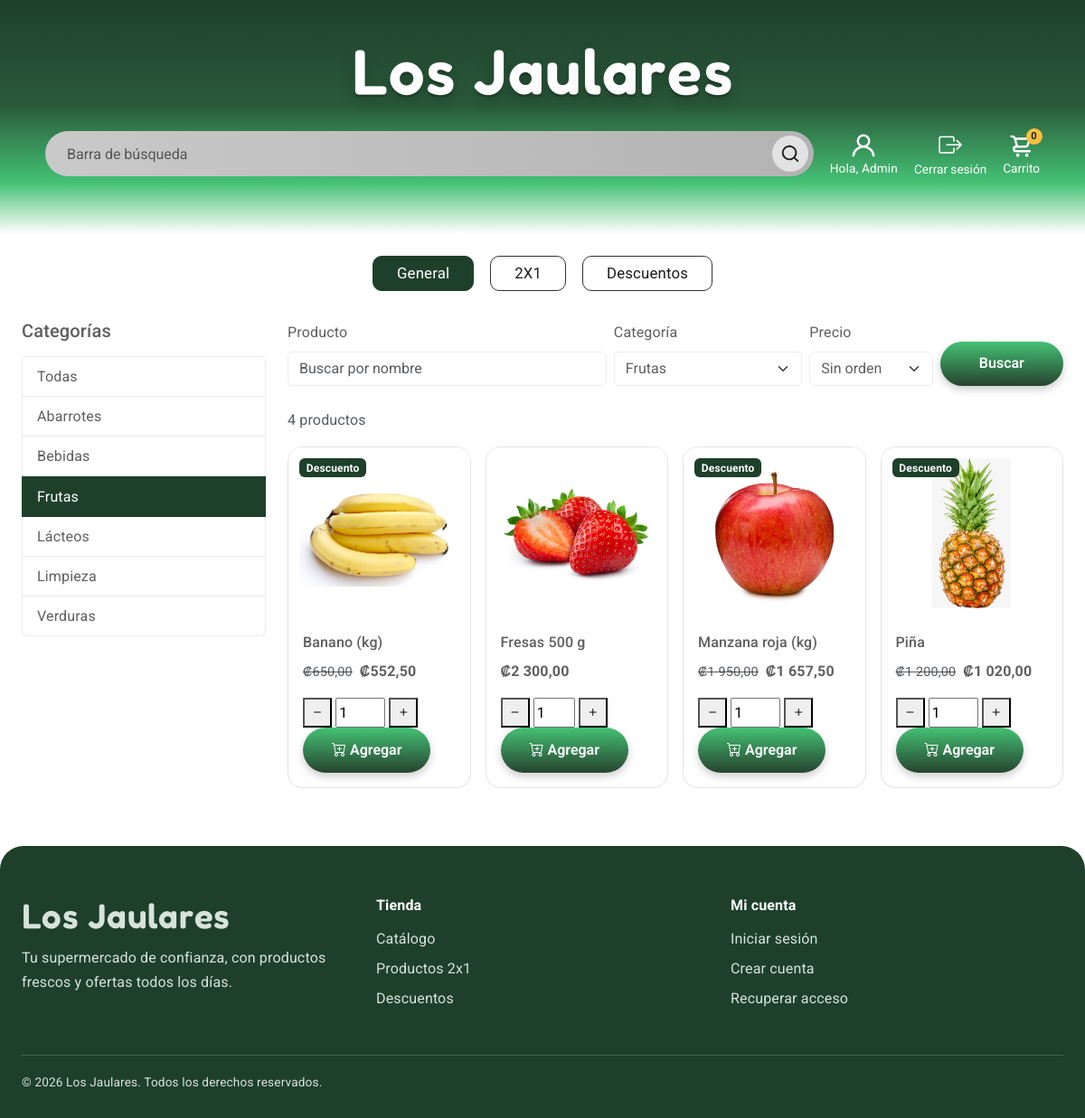
/View/Catalogo/catalogo.php?categoria=1 (signed in), run on the app's committed database.
### tables this page shows
CREATE TABLE categorias (
    id_categoria INT AUTO_INCREMENT PRIMARY KEY,
    nombre       VARCHAR(80)  NOT NULL,
    descripcion  VARCHAR(255) NULL,
    activo       TINYINT(1)   NOT NULL DEFAULT 1,
    CONSTRAINT uq_categorias_nombre UNIQUE (nombre)
);

CREATE TABLE productos (
    id_producto  INT AUTO_INCREMENT PRIMARY KEY,
    id_categoria INT           NOT NULL,
    nombre       VARCHAR(120)  NOT NULL,
    descripcion  TEXT          NULL,
    precio       DECIMAL(10,2) NOT NULL,
    imagen       VARCHAR(255)  NULL,    
    activo       TINYINT(1)    NOT NULL DEFAULT 1,
    CONSTRAINT fk_productos_categoria FOREIGN KEY (id_categoria)
        REFERENCES categorias(id_categoria),
    CONSTRAINT ck_productos_precio CHECK (precio > 0)
);

### View/Catalogo/catalogo.php (the view, shortened to what the rows shown need)
<?php
include_once __DIR__ . '/../layoutInterno.php';
include_once __DIR__ . '/../../Controller/CatalogoController.php';
$categorias = ConsultarCategoriasCatalogo();
$productos = ConsultarProductosCatalogo();
$idCategoria = (int) ($_GET['categoria'] ?? 0);
?>
<!DOCTYPE html>
<html lang="es">
  <?php IncludeCSS('Catálogo'); ?>
  <body>
    <?php MostrarHeader(); ?>
    <main class="container-fluid py-4">
      <div class="row g-4">
        <aside class="col-lg-3">
          <h2 class="h5 mb-3">Categorías</h2>
          <div class="list-group lista-categorias">
            <a href="catalogo.php" class="list-group-item list-group-item-action<?php echo $idCategoria == 0 ? ' active' : ''; ?>">Todas</a>
            <?php foreach ($categorias as $categoria) { ?>
              <a href="catalogo.php?categoria=<?php echo (int) $categoria['id_categoria']; ?>"
                 class="list-group-item list-group-item-action<?php echo $idCategoria == $categoria['id_categoria'] ? ' active' : ''; ?>">
                <?php echo Texto($categoria['nombre']); ?>
              </a>
            <?php } ?>
          </div>
        </aside>
        <section class="col-lg-9">
          <?php if (count($productos) == 0) { ?>
            <div class="alert alert-warning" role="alert">No se encontraron productos</div>
          <?php } else { ?>
            <div class="row row-cols-2 row-cols-md-3 row-cols-xl-4 g-3">
              <?php foreach ($productos as $producto) { ?>
                <div class="col">
                  <?php MostrarTarjetaProducto($producto); ?>
                </div>
              <?php } ?>
            </div>
          <?php } ?>
        </section>
      </div>
    </main>
  </body>
</html>

### View/layoutInterno.php (shortened to what the rows shown need)
<?php
function IncludeCSS($titulo)
{
    echo '
        <head>
          <title>' . htmlspecialchars($titulo, ENT_QUOTES, 'UTF-8') . ' | Los Jaulares</title>
          <meta charset="utf-8">
          <meta http-equiv="X-UA-Compatible" content="IE=edge">
          <meta name="viewport" content="width=device-width, initial-scale=1.0">
          <meta name="format-detection" content="telephone=no">
          <meta name="description" content="Los Jaulares: supermercado con abarrotes, carnes, limpieza y ofertas todos los días.">
          <link rel="stylesheet" href="https://cdn.jsdelivr.net/npm/swiper@9/swiper-bundle.min.css">
          <link href="https://cdn.jsdelivr.net/npm/bootstrap@5.3.3/dist/css/bootstrap.min.css" rel="stylesheet">
          <link rel="preconnect" href="https://fonts.googleapis.com">
          <link rel="preconnect" href="https://fonts.gstatic.com" crossorigin>
          <link href="https://fonts.googleapis.com/css2?family=Delius&family=Fredoka:wght@500;600;700&family=Inter:wght@400;500;600;700;800&display=swap" rel="stylesheet">
          <link rel="stylesheet" href="https://cdn.jsdelivr.net/npm/bootstrap-icons@1.11.3/font/bootstrap-icons.min.css">
          <link rel="stylesheet" href="' . Asset('css/style.css') . '">
        </head>
    ';
}
function MostrarHeader($menuTienda = true)
{
    $ruta = RutaView();
    $oferta = $_GET['oferta'] ?? '';
    $filtros = '';
    if ($menuTienda) {
        $filtros = '
        <nav class="filtros" aria-label="Filtros de productos">
          <a href="' . $ruta . 'Catalogo/catalogo.php" class="filtro' . ($oferta == '' ? ' activo' : '') . '">General</a>
          <a href="' . $ruta . 'Catalogo/catalogo.php?oferta=2x1" class="filtro' . ($oferta == '2x1' ? ' activo' : '') . '">2X1</a>
          <a href="' . $ruta . 'Catalogo/catalogo.php?oferta=descuento" class="filtro' . ($oferta == 'descuento' ? ' activo' : '') . '">Descuentos</a>
        </nav>
        ';
    }
    $avisoSesion = '';
    $destinoCarrito = '#offcanvasCart';
    if (isset($_SESSION['nombre'])) {
        $panel = '';
        $saludo = '
                <svg width="30" height="30" viewBox="0 0 24 24"><use xlink:href="#user"></use></svg>
                <span class="texto">Hola, ' . Texto($_SESSION['nombre']) . '</span>';
        $perfil = $panel . (EsAdministrador()
            ? '<span class="accion-encabezado">' . $saludo . '</span>'
            : '<a href="' . $ruta . 'Cuenta/perfil.php" class="accion-encabezado" title="Mi cuenta y pedidos">' . $saludo . '</a>') . '
              <form action="" method="POST" class="m-0">
                <button type="submit" name="btnCerrarSesion" class="accion-encabezado" aria-label="Cerrar sesión">
                  <i class="bi bi-box-arrow-right icono-panel"></i>
                  <span class="texto">Cerrar sesión</span>
                </button>
              </form>
        ';
    }
    $botonCarrito = '';
    $panelCarrito = '';
    if (!EsAdministrador()) {
        $carrito = ConsultarCarrito();
        $articulos = array_sum(array_column($carrito, 'cantidad'));
        $botonCarrito = '
              <button class="accion-encabezado" type="button" data-bs-toggle="' . ($avisoSesion == '' ? 'offcanvas' : 'modal') . '" data-bs-target="' . $destinoCarrito . '" aria-controls="' . substr($destinoCarrito, 1) . '">
                <span class="icono-carrito">
                  <svg width="30" height="30" viewBox="0 0 24 24"><use xlink:href="#cart"></use></svg>
                  <span class="contador-carrito">' . $articulos . '</span>
                </span>
                <span class="texto">Carrito</span>
              </button>
        ';
        if ($avisoSesion == '') {
            $abrir = !empty($_SESSION['abrirCarrito']) ? ' data-abrir="1"' : '';
            $panelCarrito = '
        <div class="offcanvas offcanvas-end panel-carrito" tabindex="-1" id="offcanvasCart" aria-labelledby="tituloCarrito"' . $abrir . '>
          <div class="offcanvas-header">
            <h4 id="tituloCarrito" class="offcanvas-title mb-0">
              <i class="bi bi-cart3"></i> Tu carrito
              <span class="badge rounded-pill bg-verde ms-1">' . $articulos . '</span>
            </h4>
            <button type="button" class="btn-close" data-bs-dismiss="offcanvas" aria-label="Cerrar"></button>
          </div>
          <div class="offcanvas-body d-flex flex-column">
            ' . HtmlCarrito($carrito, $ruta) . '
          </div>
        </div>
            ';
        }
    }
    $toast = '';
    echo '
        <svg xmlns="http://www.w3.org/2000/svg" class="iconos-ocultos">
          <defs>
            <symbol xmlns="http://www.w3.org/2000/svg" id="cart" viewBox="0 0 24 24">
              <path fill="currentColor" d="M8.5 19a1.5 1.5 0 1 0 1.5 1.5A1.5 1.5 0 0 0 8.5 19ZM19 16H7a1 1 0 0 1 0-2h8.491a3.013 3.013 0 0 0 2.885-2.176l1.585-5.55A1 1 0 0 0 19 5H6.74a3.007 3.007 0 0 0-2.82-2H3a1 1 0 0 0 0 2h.921a1.005 1.005 0 0 1 .962.725l.155.545v.005l1.641 5.742A3 3 0 0 0 7 18h12a1 1 0 0 0 0-2Zm-1.326-9l-1.22 4.274a1.005 1.005 0 0 1-.963.726H8.754l-.255-.892L7.326 7ZM16.5 19a1.5 1.5 0 1 0 1.5 1.5a1.5 1.5 0 0 0-1.5-1.5Z"/>
            </symbol>
            <symbol xmlns="http://www.w3.org/2000/svg" id="search" viewBox="0 0 24 24">
              <path fill="currentColor" d="M21.71 20.29L18 16.61A9 9 0 1 0 16.61 18l3.68 3.68a1 1 0 0 0 1.42 0a1 1 0 0 0 0-1.39ZM11 18a7 7 0 1 1 7-7a7 7 0 0 1-7 7Z"/>
            </symbol>
            <symbol xmlns="http://www.w3.org/2000/svg" id="user" viewBox="0 0 24 24">
              <path fill="currentColor" d="M15.71 12.71a6 6 0 1 0-7.42 0a10 10 0 0 0-6.22 8.18a1 1 0 0 0 2 .22a8 8 0 0 1 15.9 0a1 1 0 0 0 1 .89h.11a1 1 0 0 0 .88-1.1a10 10 0 0 0-6.25-8.19ZM12 12a4 4 0 1 1 4-4a4 4 0 0 1-4 4Z"/>
            </symbol>
          </defs>
        </svg>
        <div class="preloader-wrapper">
          <div class="preloader"></div>
        </div>
' . $avisoSesion . '
' . $panelCarrito . '
' . $toast . '
        <header class="encabezado-principal">
          <div class="container-fluid">
            <h1 class="marca"><a href="' . $ruta . 'Inicio/home.php">Los Jaulares</a></h1>
            <div class="encabezado-barra">
              <form class="buscador" action="' . $ruta . 'Catalogo/catalogo.php" method="get" role="search">
                <input type="search" name="buscar" placeholder="Barra de búsqueda" aria-label="Buscar productos"
                       value="' . Texto($_GET['buscar'] ?? '') . '">
                <button type="submit" aria-label="Buscar">
                  <svg width="22" height="22" viewBox="0 0 24 24"><use xlink:href="#search"></use></svg>
                </button>
              </form>
' . $perfil . '
' . $botonCarrito . '
            </div>
          </div>
        </header>
    ' . $filtros . '
    ';
}
function HtmlCarrito($carrito, $ruta)
{
    if (count($carrito) == 0) {
        return '
            <div class="text-center my-auto py-5 carrito-vacio">
              <i class="bi bi-cart-x"></i>
              <p class="mt-3 mb-4">Todavía no agregaste productos.</p>
              <a href="' . $ruta . 'Catalogo/catalogo.php" class="btn btn-verde">Ver catálogo</a>
            </div>';
    }
    $lineas = '';
    return '
            <ul class="list-unstyled mb-3 lista-carrito">' . $lineas . '</ul>
            <div class="mt-auto pt-3 border-top">
              <div class="d-flex justify-content-between align-items-center mb-3">
                <span class="fs-5">Total</span>
                <strong class="fs-4">' . FormatoMoneda($carrito[0]['total']) . '</strong>
              </div>
              <a href="' . $ruta . 'Carrito/pagar.php" class="w-100 btn btn-verde btn-lg">Finalizar compra</a>
              <button class="w-100 btn btn-link mt-2 text-muted" type="button" data-bs-dismiss="offcanvas">Seguir comprando</button>
            </div>';
}
function MostrarTarjetaProducto($producto)
{
    $precio = '';
    if ($producto['precio_final'] < $producto['precio']) {
        $precio = '<del class="text-muted me-2">' . FormatoMoneda($producto['precio']) . '</del>';
    }
    $precio .= '<strong>' . FormatoMoneda($producto['precio_final']) . '</strong>';
    $etiqueta = '';
    if ($producto['es_2x1'] == 1) {
        $etiqueta = '<span class="badge etiqueta-oferta">2x1</span>';
    }
    else if ($producto['precio_final'] < $producto['precio']) {
        $etiqueta = '<span class="badge etiqueta-oferta">Descuento</span>';
    }
    $id = (int) $producto['id_producto'];
    $stock = isset($producto['stock']) ? (int) $producto['stock'] : 99;
    if (EsAdministrador()) {
        $acciones = '
            <a href="' . RutaView() . 'Admin/Productos/editar.php?id=' . $id . '" class="btn btn-sm btn-outline-secondary w-100">
              <i class="bi bi-pencil"></i> Editar producto
            </a>';
    }
    else if ($stock <= 0) {
        $acciones = '<span class="badge text-bg-secondary w-100 py-2">Agotado</span>';
    }
    else if (!isset($_SESSION['idUsuario'])) {
        $acciones = '
            <button type="button" class="btn btn-verde btn-agregar w-100" data-bs-toggle="modal" data-bs-target="#modalSesion">
              <i class="bi bi-cart-plus"></i> Agregar
            </button>';
    }
    else {
        $acciones = '
            <form method="POST" class="agregar-carrito">
              <input type="hidden" name="idProducto" value="' . $id . '">
              <input type="hidden" name="nombreProducto" value="' . Texto($producto['nombre']) . '">
              <div class="cantidad-control" data-max="' . $stock . '">
                <button type="button" class="btn-cantidad" data-paso="-1" aria-label="Menos"><i class="bi bi-dash"></i></button>
                <input type="number" name="cantidad" value="1" min="1" max="' . $stock . '" aria-label="Cantidad de ' . Texto($producto['nombre']) . '">
                <button type="button" class="btn-cantidad" data-paso="1" aria-label="Más"><i class="bi bi-plus"></i></button>
              </div>
              <button type="submit" name="btnAgregarCarrito" class="btn btn-verde btn-agregar" aria-label="Agregar ' . Texto($producto['nombre']) . ' al carrito">
                <i class="bi bi-cart-plus"></i><span class="d-none d-xl-inline"> Agregar</span>
              </button>
            </form>';
    }
    echo '
        <div class="card h-100 tarjeta-producto">
          ' . $etiqueta . '
          <img src="' . Texto(RutaImagen($producto['imagen'])) . '" class="card-img-top" alt="' . Texto($producto['nombre']) . '">
          <div class="card-body d-flex flex-column">
            <h3 class="card-title h6">' . Texto($producto['nombre']) . '</h3>
            <p class="card-text mb-3">' . $precio . '</p>
            <div class="mt-auto">' . $acciones . '</div>
          </div>
        </div>
    ';
}

### data on the page
categorias: nombre "Abarrotes"
categorias: nombre "Bebidas"
categorias: nombre "Frutas"
categorias: nombre "Lácteos"
categorias: nombre "Limpieza"
categorias: nombre "Verduras"
productos: shows "Descuento", imagen (picture), nombre "Banano (kg)", precio "₡650,00", precio_final "₡552,50"
productos: imagen (picture), nombre "Fresas 500 g", precio_final "₡2 300,00"
productos: shows "Descuento", imagen (picture), nombre "Manzana roja (kg)", precio "₡1 950,00", precio_final "₡1 657,50"
productos: shows "Descuento", imagen (picture), nombre "Piña", precio "₡1 200,00", precio_final "₡1 020,00"

### other printed values
Texto($_SESSION['nombre']) "Admin"
$articulos "0"
count($productos) "4"
form field categoria "Frutas"
